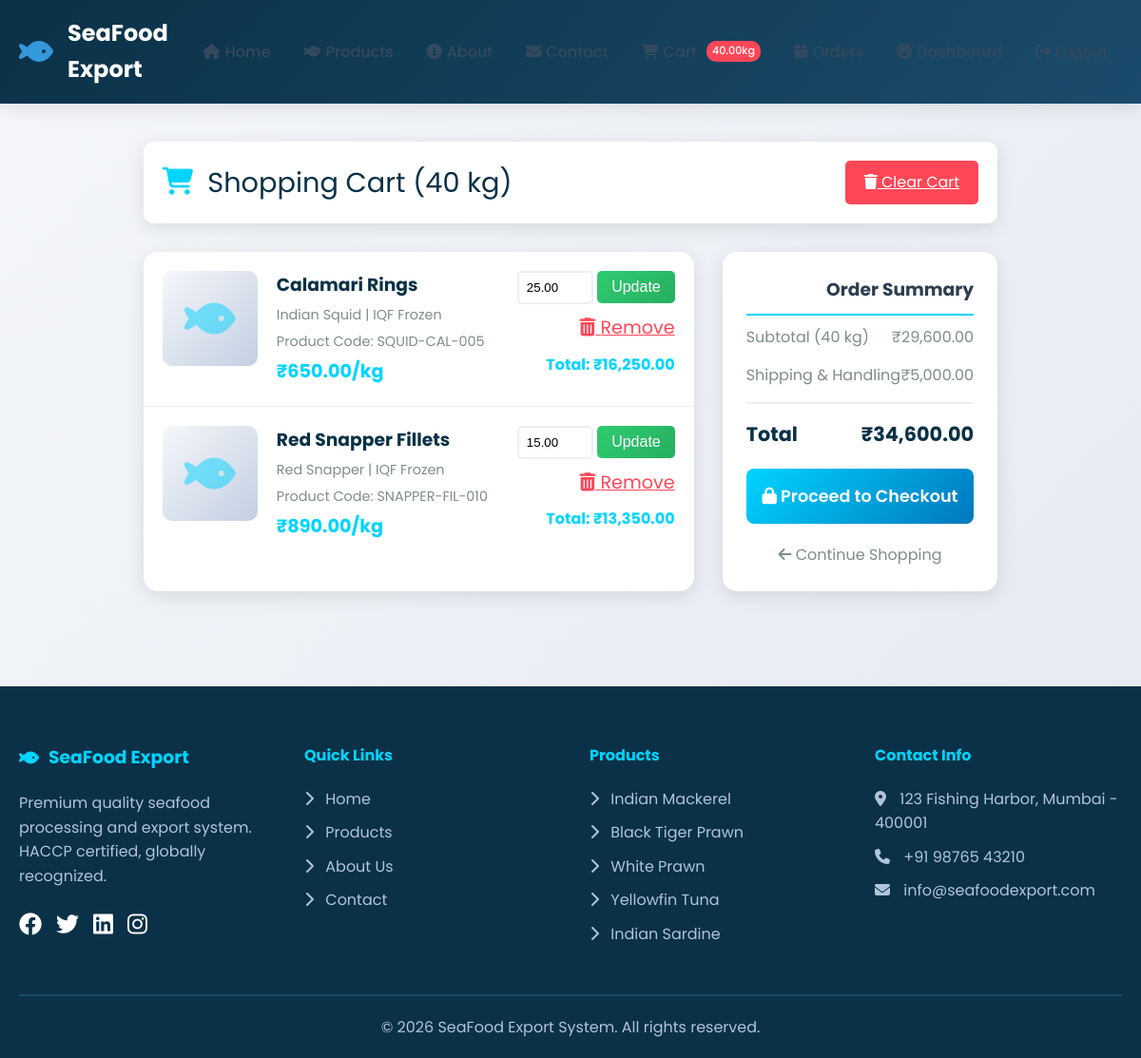
Page /user/cart.php (signed in) on the committed database.
### tables this page shows
CREATE TABLE `cart` (
  `id` int(11) NOT NULL,
  `user_id` int(11) DEFAULT NULL,
  `product_id` int(11) DEFAULT NULL,
  `quantity_kg` decimal(10,2) NOT NULL,
  `added_date` timestamp NOT NULL DEFAULT current_timestamp()
);

CREATE TABLE `products` (
  `id` int(11) NOT NULL,
  `species_id` int(11) DEFAULT NULL,
  `processing_type_id` int(11) DEFAULT NULL,
  `packaging_type_id` int(11) DEFAULT NULL,
  `product_code` varchar(50) NOT NULL,
  `name` varchar(200) NOT NULL,
  `description` text DEFAULT NULL,
  `grade` enum('Premium','A','B','C','Standard') DEFAULT 'Standard',
  `size_range` varchar(50) DEFAULT NULL COMMENT 'e.g., 20-30 pcs/kg',
  `catch_area` varchar(100) DEFAULT NULL,
  `price_per_kg` decimal(10,2) NOT NULL,
  `stock_kg` decimal(10,2) NOT NULL DEFAULT 0.00,
  `minimum_order_kg` decimal(10,2) DEFAULT 10.00,
  `moisture_content` decimal(5,2) DEFAULT NULL,
  `fat_content` decimal(5,2) DEFAULT NULL,
  `protein_content` decimal(5,2) DEFAULT NULL,
  `preservation_method` varchar(100) DEFAULT NULL,
  `certification` text DEFAULT NULL,
  `image` varchar(255) DEFAULT NULL,
  `featured` tinyint(1) DEFAULT 0,
  `status` tinyint(1) DEFAULT 1,
  `created_at` timestamp NOT NULL DEFAULT current_timestamp(),
  `updated_at` timestamp NULL DEFAULT NULL ON UPDATE current_timestamp()
);

CREATE TABLE `fish_species` (
  `id` int(11) NOT NULL,
  `name` varchar(100) NOT NULL,
  `scientific_name` varchar(150) DEFAULT NULL,
  `local_name` varchar(100) DEFAULT NULL,
  `description` text DEFAULT NULL,
  `habitat` varchar(100) DEFAULT NULL,
  `season` varchar(100) DEFAULT NULL,
  `image` varchar(255) DEFAULT NULL,
  `status` tinyint(1) DEFAULT 1,
  `created_at` timestamp NOT NULL DEFAULT current_timestamp()
);

CREATE TABLE `processing_types` (
  `id` int(11) NOT NULL,
  `name` varchar(50) NOT NULL,
  `description` text DEFAULT NULL,
  `shelf_life_days` int(11) DEFAULT NULL,
  `storage_temperature` varchar(50) DEFAULT NULL,
  `created_at` timestamp NOT NULL DEFAULT current_timestamp()
);

### user/cart.php (the view, shortened to what this page needs)
<?php
require_once '../includes/auth.php';
$user_id = $_SESSION['user_id'];
$cart_query = "SELECT c.*, p.name, p.product_code, p.price_per_kg, p.stock_kg, p.minimum_order_kg,
               fs.name as species_name, pt.name as processing_name
               FROM cart c
               JOIN products p ON c.product_id = p.id
               LEFT JOIN fish_species fs ON p.species_id = fs.id
               LEFT JOIN processing_types pt ON p.processing_type_id = pt.id
               WHERE c.user_id = '$user_id'";
$cart_items = mysqli_query($conn, $cart_query);
$subtotal = 0;
$total_kg = 0;
while ($item = mysqli_fetch_assoc($cart_items)) {
    $subtotal += $item['price_per_kg'] * $item['quantity_kg'];
    $total_kg += $item['quantity_kg'];
}
mysqli_data_seek($cart_items, 0);
$shipping = 5000;
$total = $subtotal + $shipping;
?>
<?php include '../includes/header.php'; ?>
<div class="cart-page">
    <?php if (mysqli_num_rows($cart_items) > 0): ?>
        <div class="cart-header">
            <div class="cart-title">
                <i class="fas fa-shopping-cart"></i>
                Shopping Cart (<?php echo $total_kg; ?> kg)
            </div>
            <a href="?clear=1" class="clear-cart" onclick="return confirm('Clear entire cart?')">
                <i class="fas fa-trash"></i> Clear Cart
            </a>
        </div>
        <div class="cart-content">
            <div class="cart-items">
                <?php while ($item = mysqli_fetch_assoc($cart_items)):
                    $item_total = $item['price_per_kg'] * $item['quantity_kg'];
                ?>
                    <div class="cart-item">
                        <div class="item-image">
                            <i class="fas fa-fish"></i>
                        </div>
                        <div class="item-details">
                            <h3><?php echo $item['name']; ?></h3>
                            <p><?php echo $item['species_name']; ?> | <?php echo $item['processing_name']; ?></p>
                            <p>Product Code: <?php echo $item['product_code']; ?></p>
                            <div class="item-price">₹<?php echo number_format($item['price_per_kg'], 2); ?>/kg</div>
                        </div>
                        <div class="item-actions">
                            <form method="POST" action="update_cart.php" style="display: inline;">
                                <input type="number" name="quantity_kg" class="quantity-input" value="<?php echo $item['quantity_kg']; ?>" min="<?php echo $item['minimum_order_kg']; ?>" max="<?php echo $item['stock_kg']; ?>" step="0.5">
                                <button type="submit" class="btn btn-primary" style="padding: 8px 15px;">Update</button>
                            </form>
                            <br>
                            <a href="?remove=<?php echo $item['id']; ?>" class="remove-btn" onclick="return confirm('Remove this item?')">
                                <i class="fas fa-trash-alt"></i> Remove
                            </a>
                            <div style="margin-top: 10px; font-weight: bold; color: #00d4ff;">
                                Total: ₹<?php echo number_format($item_total, 2); ?>
                            </div>
                        </div>
                    </div>
                <?php endwhile; ?>
            </div>
            <div class="cart-summary">
                <h3 class="summary-title">Order Summary</h3>
                <div class="summary-row">
                    <span>Subtotal (<?php echo $total_kg; ?> kg)</span>
                    <span>₹<?php echo number_format($subtotal, 2); ?></span>
                </div>
                <div class="summary-row">
                    <span>Shipping & Handling</span>
                    <span>₹<?php echo number_format($shipping, 2); ?></span>
                </div>
                <div class="summary-row total">
                    <span>Total</span>
                    <span>₹<?php echo number_format($total, 2); ?></span>
                </div>
                <a href="checkout.php" class="checkout-btn">
                    <i class="fas fa-lock"></i> Proceed to Checkout
                </a>
                <a href="products.php" class="continue-shopping">
                    <i class="fas fa-arrow-left"></i> Continue Shopping
                </a>
            </div>
        </div>
    <?php endif; ?>
</div>
<?php include '../includes/footer.php'; ?>

### includes/footer.php (shortened to what this page needs)
<?php
$current_year = date('Y');
?>
    <footer style="background: #0a3147; color: white; padding: 60px 0 20px; margin-top: 60px;">
        <div style="max-width: 1400px; margin: 0 auto; padding: 0 20px;">
            <div style="display: grid; grid-template-columns: repeat(auto-fit, minmax(250px, 1fr)); gap: 40px; margin-bottom: 40px;">
                <div>
                    <h3 style="color: #00d4ff; margin-bottom: 20px; display: flex; align-items: center; gap: 10px;">
                        <i class="fas fa-fish"></i> SeaFood Export
                    </h3>
                    <p style="color: #b0c4de; line-height: 1.6;">Premium quality seafood processing and export system. HACCP certified, globally recognized.</p>
                    <div style="margin-top: 20px; display: flex; gap: 15px;">
                        <a href="#" style="color: white; font-size: 1.5rem;"><i class="fab fa-facebook"></i></a>
                        <a href="#" style="color: white; font-size: 1.5rem;"><i class="fab fa-twitter"></i></a>
                        <a href="#" style="color: white; font-size: 1.5rem;"><i class="fab fa-linkedin"></i></a>
                        <a href="#" style="color: white; font-size: 1.5rem;"><i class="fab fa-instagram"></i></a>
                    </div>
                </div>
                <div>
                    <h4 style="color: #00d4ff; margin-bottom: 20px;">Quick Links</h4>
                    <ul style="list-style: none;">
                        <li style="margin-bottom: 10px;"><a href="<?php echo SITE_URL; ?>index.php" style="color: #b0c4de; text-decoration: none;"><i class="fas fa-chevron-right" style="margin-right: 8px;"></i> Home</a></li>
                        <li style="margin-bottom: 10px;"><a href="<?php echo USER_URL; ?>products.php" style="color: #b0c4de; text-decoration: none;"><i class="fas fa-chevron-right" style="margin-right: 8px;"></i> Products</a></li>
                        <li style="margin-bottom: 10px;"><a href="<?php echo SITE_URL; ?>about.php" style="color: #b0c4de; text-decoration: none;"><i class="fas fa-chevron-right" style="margin-right: 8px;"></i> About Us</a></li>
                        <li style="margin-bottom: 10px;"><a href="<?php echo SITE_URL; ?>contact.php" style="color: #b0c4de; text-decoration: none;"><i class="fas fa-chevron-right" style="margin-right: 8px;"></i> Contact</a></li>
                    </ul>
                </div>
                <div>
                    <h4 style="color: #00d4ff; margin-bottom: 20px;">Products</h4>
                    <ul style="list-style: none;">
                        <?php
                        $query = "SELECT * FROM fish_species WHERE status = 1 LIMIT 5";
                        $result = mysqli_query($conn, $query);
                        while ($row = mysqli_fetch_assoc($result)):
                        ?>
                        <li style="margin-bottom: 10px;"><a href="<?php echo USER_URL; ?>products.php?species=<?php echo $row['id']; ?>" style="color: #b0c4de; text-decoration: none;"><i class="fas fa-chevron-right" style="margin-right: 8px;"></i> <?php echo $row['name']; ?></a></li>
                        <?php endwhile; ?>
                    </ul>
                </div>
                <div>
                    <h4 style="color: #00d4ff; margin-bottom: 20px;">Contact Info</h4>
                    <p style="color: #b0c4de; margin-bottom: 10px;"><i class="fas fa-map-marker-alt" style="margin-right: 10px;"></i> 123 Fishing Harbor, Mumbai - 400001</p>
                    <p style="color: #b0c4de; margin-bottom: 10px;"><i class="fas fa-phone" style="margin-right: 10px;"></i> +91 98765 43210</p>
                    <p style="color: #b0c4de; margin-bottom: 10px;"><i class="fas fa-envelope" style="margin-right: 10px;"></i> info@seafoodexport.com</p>
                </div>
            </div>
            <hr style="border: 1px solid #1b4b6c; margin: 20px 0;">
            <div style="text-align: center; color: #b0c4de;">
                <p>&copy; <?php echo $current_year; ?> SeaFood Export System. All rights reserved.</p>
            </div>
        </div>
    </footer>
</body>
</html>

### assets/css/style.css (style rules this page uses)
* { margin: 0; padding: 0; box-sizing: border-box; }
:root { --primary-color: #2ecc71; --secondary-color: #27ae60; --accent-color: #3498db; --danger-color: #e74c3c; --warning-color: #f39c12; --dark-color: #2c3e50; --light-color: #ecf0f1; --text-color: #34495e; --white: #ffffff; --shadow: 0 2px 10px rgba(0,0,0,0.1); --transition: all 0.3s ease; }
body { font-family: 'Segoe UI', Tahoma, Geneva, Verdana, sans-serif; line-height: 1.6; color: var(--text-color); background: linear-gradient(135deg, #667eea 0%, #764ba2 100%); min-height: 100vh; }
.btn { padding: 10px 20px; border: none; border-radius: 5px; cursor: pointer; font-size: 1rem; font-weight: 500; transition: var(--transition); text-decoration: none; display: inline-flex; align-items: center; gap: 5px; }
.btn-primary { background: linear-gradient(135deg, var(--primary-color), var(--secondary-color)); color: var(--white); }
.cart-summary { text-align: right; padding: 20px; background: var(--light-color); border-radius: 10px; }
.cart-summary h3 { color: var(--dark-color); margin-bottom: 10px; }

### includes/header.php (style rules this page uses)
* { margin: 0; padding: 0; box-sizing: border-box; }
body { font-family: 'Poppins', sans-serif; background: linear-gradient(135deg, #f5f7fa 0%, #e4e8f0 100%); min-height: 100vh; display: flex; flex-direction: column; }

### user/cart.php (style rules this page uses)
.cart-page { max-width: 1200px; margin: 40px auto; padding: 0 20px; }
.cart-header { display: flex; justify-content: space-between; align-items: center; margin-bottom: 30px; background: white; padding: 20px; border-radius: 10px; box-shadow: 0 5px 20px rgba(0,0,0,0.1); }
.cart-title { font-size: 1.8rem; color: #0a3147; display: flex; align-items: center; gap: 15px; }
.cart-title i { color: #00d4ff; }
.clear-cart { background: #ff4757; color: white; padding: 10px 20px; border: none; border-radius: 5px; cursor: pointer; transition: all 0.3s ease; }
.cart-content { display: grid; grid-template-columns: 2fr 1fr; gap: 30px; }
.cart-items { background: white; border-radius: 15px; box-shadow: 0 5px 20px rgba(0,0,0,0.1); overflow: hidden; }
.cart-item { display: grid; grid-template-columns: 100px 1fr auto; gap: 20px; padding: 20px; border-bottom: 1px solid #ecf0f1; }
.cart-item:last-child { border-bottom: none; }
.item-image { width: 100px; height: 100px; background: linear-gradient(135deg, #f5f7fa, #c3cfe2); border-radius: 10px; display: flex; align-items: center; justify-content: center; }
.item-image i { font-size: 3rem; color: #00d4ff; opacity: 0.5; }
.item-details h3 { color: #0a3147; margin-bottom: 5px; }
.item-details p { color: #7f8c8d; font-size: 0.9rem; margin-bottom: 5px; }
.item-price { color: #00d4ff; font-weight: bold; font-size: 1.2rem; }
.item-actions { text-align: right; }
.quantity-input { width: 80px; padding: 8px; border: 2px solid #ecf0f1; border-radius: 5px; margin-bottom: 10px; }
.remove-btn { background: none; border: none; color: #ff4757; cursor: pointer; font-size: 1.2rem; }
.cart-summary { background: white; padding: 25px; border-radius: 15px; box-shadow: 0 5px 20px rgba(0,0,0,0.1); height: fit-content; position: sticky; top: 100px; }
.summary-title { color: #0a3147; margin-bottom: 20px; padding-bottom: 10px; border-bottom: 2px solid #00d4ff; }
.summary-row { display: flex; justify-content: space-between; margin-bottom: 15px; color: #7f8c8d; }
.summary-row.total { border-top: 2px solid #ecf0f1; margin-top: 15px; padding-top: 15px; font-size: 1.3rem; font-weight: bold; color: #0a3147; }
.checkout-btn { width: 100%; padding: 15px; background: linear-gradient(135deg, #00d4ff, #0077be); color: white; border: none; border-radius: 8px; font-size: 1.1rem; font-weight: 600; cursor: pointer; margin: 20px 0; transition: all 0.3s ease; text-decoration: none; display: block; text-align: center; }
.continue-shopping { display: block; text-align: center; color: #7f8c8d; text-decoration: none; }

### rows in the picture
cart: product.name "Calamari Rings", fish_species.name "Indian Squid", processing_types.name "IQF Frozen", product.product_code "SQUID-CAL-005", product.price_per_kg "650.00", quantity_kg "25.00", item_total "16,250.00"
cart: product.name "Red Snapper Fillets", fish_species.name "Red Snapper", processing_types.name "IQF Frozen", product.product_code "SNAPPER-FIL-010", product.price_per_kg "890.00", quantity_kg "15.00", item_total "13,350.00"
fish_species: name "Indian Mackerel"
fish_species: name "Black Tiger Prawn"
fish_species: name "White Prawn"
fish_species: name "Yellowfin Tuna"
fish_species: name "Indian Sardine"

### other values in the picture
$cart_count "40.00"
$total_kg "40"
$subtotal "29,600.00"
$shipping "5,000.00"
$total "34,600.00"
